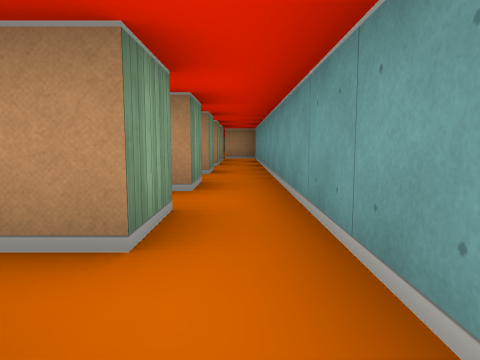
View 1 (above)

17 first-person views from a walk through a cub3D maze. The camera is about half as high as the walls, tilts 6° down and sees 70° across. The floor is counted in squares. Each view is taken from the middle of a square. On the plan, view 1 faces up. The plan holds only what a view shows up to about 9 squares ahead; the rest is blank. The place goes on beyond the plan.

View 2
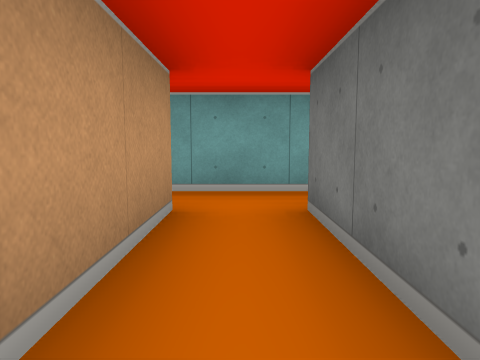

View 3
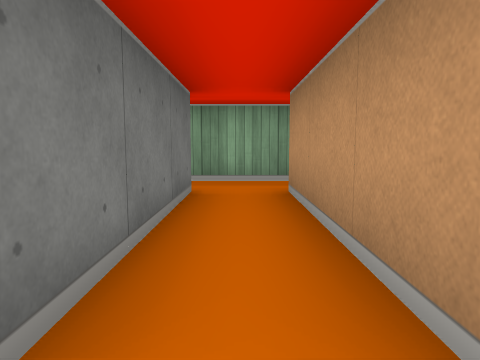

View 4
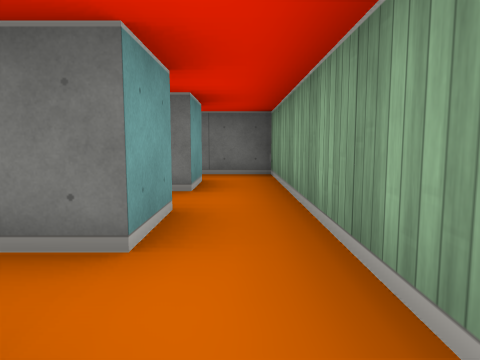

View 5
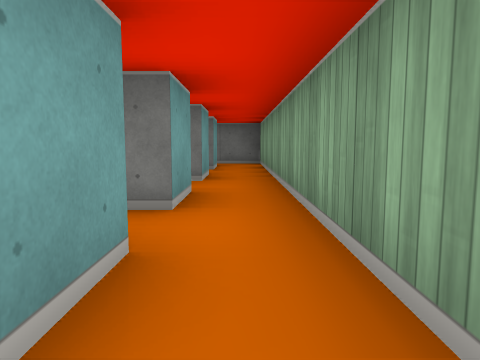

View 6
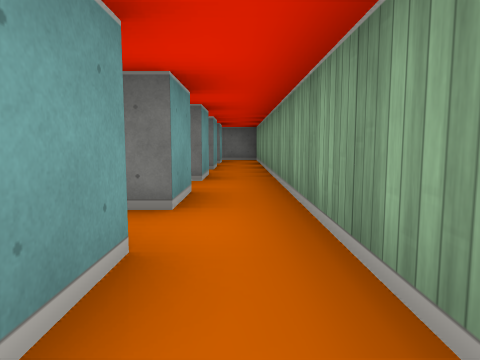

View 7
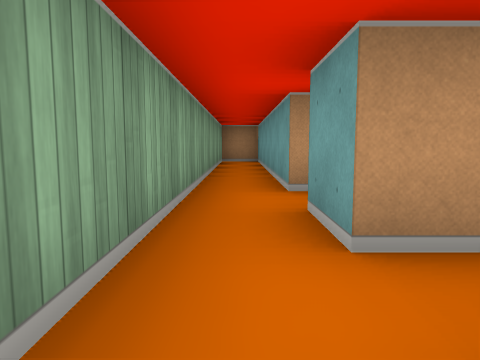

View 8
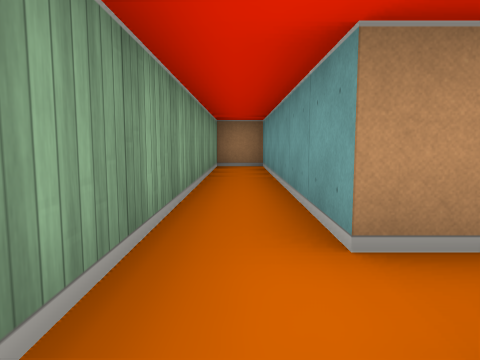

View 9
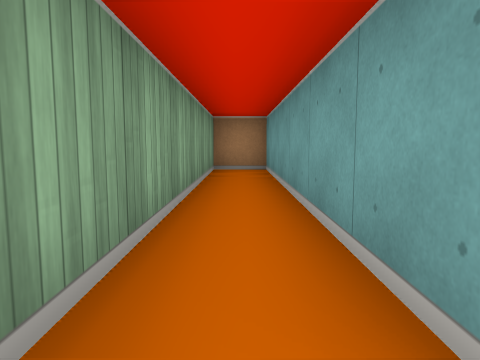

View 10
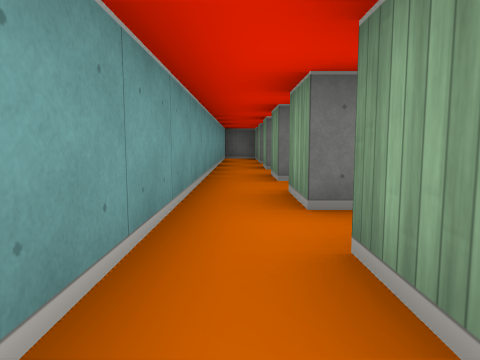

View 11
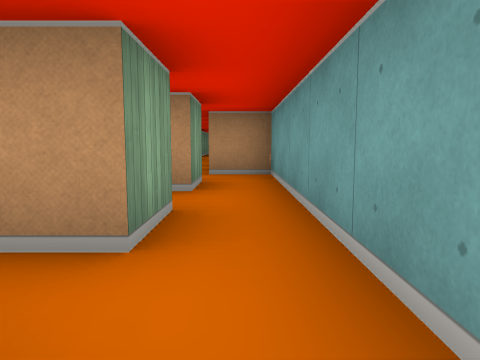

View 12
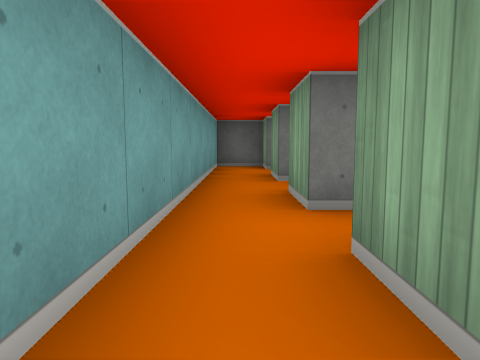

View 13
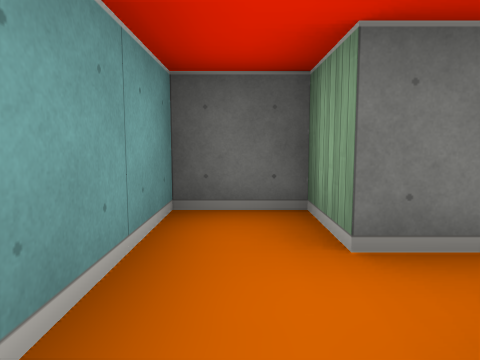

View 14
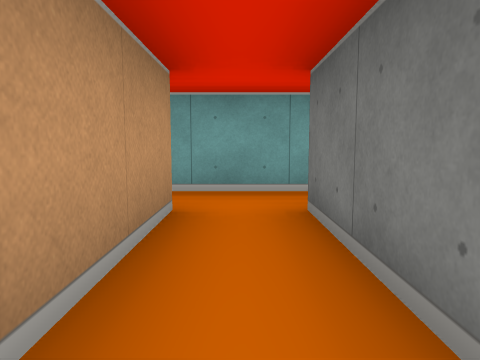

View 15
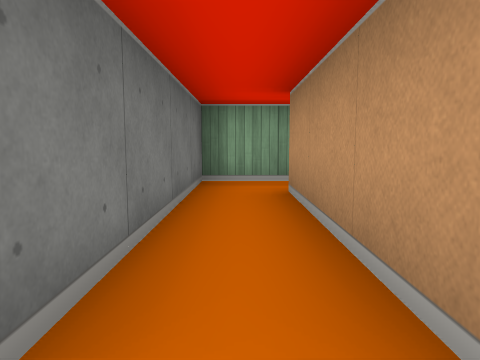

View 16
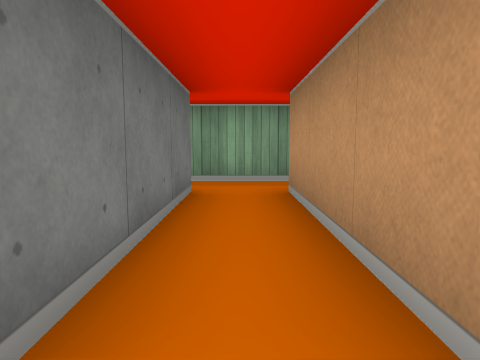

View 17
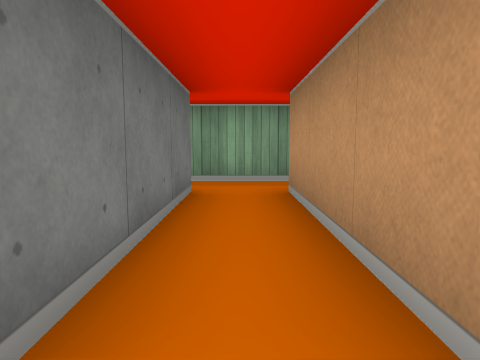

### Floor plan
Points are (right, up) in squares from view 1. A wall is a line through its corners. A room is listed if a view was taken in it or the views show most of it. See-through windows are left out.
Room 1 (views 1, 2, 3, 13)
walls: (-0.5, 1.5) (-3.5, 1.5); (-3.5, -0.5) (-3.5, 0.5) (-0.5, 0.5) (-0.5, -0.5); (-4.5, 1.5) (-4.5, -0.5); (0.5, -0.5) (0.5, 1.5)
ways out: opening at (-4, 0) to room 6; opening at (0, 0) to room 6; opening at (-4, 2) to room 7; opening at (0, 2) to room 7
Room 2 (views 4, 12, 16)
walls: (-0.5, 5.5) (-3.5, 5.5); (-3.5, 3.5) (-3.5, 4.5) (-0.5, 4.5) (-0.5, 3.5); (-4.5, 5.5) (-4.5, 3.5); (0.5, 3.5) (0.5, 5.5)
ways out: opening at (-4, 6) to room 3; opening at (0, 6) to room 3; opening at (-4, 4) to room 7; opening at (0, 4) to room 7
Room 3 (views 5, 7, 8, 11)
walls: (-2.9, 7.5) (-3.5, 7.5) (-3.5, 8.5); (-0.5, 6.5) (-0.5, 5.5); (-3.5, 5.5) (-3.5, 6.5) (-3.1, 6.5); (-0.5, 8.5) (-0.5, 7.5) (-1.1, 7.5); (-4.5, 8.5) (-4.5, 5.5); (0.5, 5.5) (0.5, 8.5)
ways out: opening at (-4, 6) to room 2; opening at (0, 6) to room 2; opening at (-4, 8) to room 4; opening at (0, 8) to room 5
Room 4 (views 6, 9)
walls: (-3.5, 9.5) (-3.5, 15.5) (-4.5, 15.5) (-4.5, 8.5)
ways out: opening at (-4, 8) to room 3; opening at (-3, 9) to room 5
Room 5 (views 10, 17)
walls: (-0.5, 10.5) (-0.5, 9.5) (-3.5, 9.5); (0.5, 8.5) (0.5, 11.5) (-0.5, 11.5); (-3.5, 8.5) (-0.5, 8.5)
ways out: opening at (0, 8) to room 3; opening at (-3, 9) to room 4; opening at (0, 11)
Room 6 (views 14, 15)
walls: (-0.5, -0.5) (-3.5, -0.5); (-4.5, -0.5) (-4.5, -1.5) (-0.5, -1.5) (-0.5, -2.5) (0.5, -2.5) (0.5, -0.5)
ways out: opening at (-4, 0) to room 1; opening at (0, 0) to room 1
Room 7 (no view inside)
walls: (-0.5, 2.5) (-0.5, 1.5); (-3.5, 1.5) (-3.5, 2.5) (-2.9, 2.5); (-4.5, 3.5) (-4.5, 1.5); (0.5, 1.5) (0.5, 3.5)
ways out: opening at (-4, 2) to room 1; opening at (0, 2) to room 1; opening at (-4, 4) to room 2; opening at (0, 4) to room 2

Where each view was taken, in squares from view 1:
view 1: 0 up, 0 right, facing up
view 2: 1 up, 3 left, facing right
view 3: 1 up, 0 right, facing left
view 4: 4 up, 4 left, facing down
view 5: 7 up, 4 left, facing down
view 6: 9 up, 4 left, facing down
view 7: 6 up, 4 left, facing up
view 8: 8 up, 4 left, facing up
view 9: 9 up, 4 left, facing up
view 10: 9 up, 0 right, facing down
view 11: 6 up, 0 right, facing up
view 12: 5 up, 0 right, facing down
view 13: 0 up, 0 right, facing down
view 14: 1 down, 3 left, facing right
view 15: 1 down, 0 right, facing left
view 16: 5 up, 0 right, facing left
view 17: 9 up, 0 right, facing left
